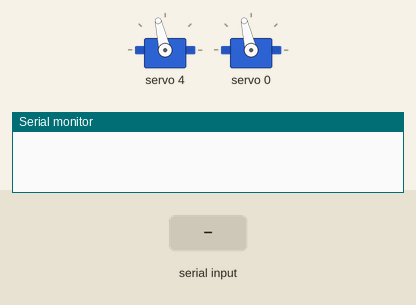
Recording of a sketch running on a simulated Arduino Uno, built with avr-gcc and run on an emulated ATmega328P. On the bench: 2 × servo, the last lines printed to the serial monitor. The inputs (shaded band) are chosen by the test bench.

Above: at 1.2 s.
1.3 s: "200\n" received over Serial
At 3.3 s:
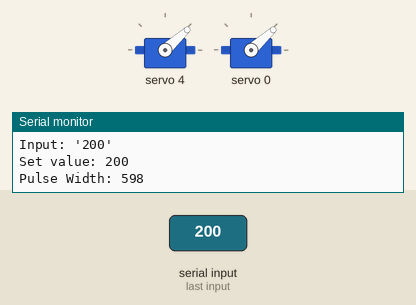
3.8 s: "90,45\n" received over Serial
Timing chart, 0 to 6.8 s (numbered marks = the images above; inputs shaded):
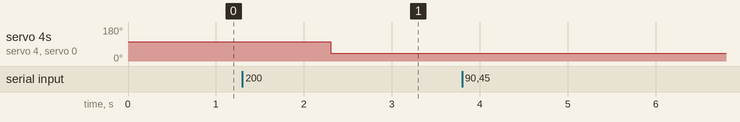

The sketch:

Servo_Mount_Brackets.ino
```cpp
#include <Wire.h>
#include <Adafruit_PWMServoDriver.h>

Adafruit_PWMServoDriver pwm;

// Servo details
const uint16_t SERVO_MAX = 550;  // Maximum servo pulse width (adjust according to your servo)
const uint16_t SERVO_MIN = 110;   // Minimum servo pulse width (adjust according to your servo)

const uint8_t X_SERVO_PIN = 0;
const uint8_t Y_SERVO_PIN = 4;

int targetValueY = 90;

void setup() {
  Serial.begin(9600);
  // Initialize the PCA9685
  pwm.begin();
  pwm.setPWMFreq(50);  // Set the PWM frequency (adjust according to your servo)

  // Set initial position of the servo
  setServoPosition(Y_SERVO_PIN, 90);  // Set to the desired angle (0-180 degrees)
  setServoPosition(X_SERVO_PIN, 90);  // Set to the desired angle (0-180 degrees)
}
void loop() {
  if (Serial.available()) {
    String teststr = Serial.readString();
    teststr.trim();
    if (teststr.length() == 0) {
      Serial.println("Empty Input");
      return;
    }
    Serial.println("Input: '" + teststr + "'");
    uint16_t value = teststr.toInt();
    if (value < SERVO_MIN || value > SERVO_MAX) {
      return;
    }
    pwm.setPWM(Y_SERVO_PIN, 0, value);
    pwm.setPWM(X_SERVO_PIN, 0, value);

    Serial.println("Set value: " + (String)value);
    Serial.println("Pulse Width: " + (String)map(value, 0, 180, SERVO_MIN, SERVO_MAX));
  }
}
void setServoPosition(uint8_t servoChannel, int angle) {
  // Convert the angle to pulse width
  uint16_t pulseWidth = map(angle, 0, 180, SERVO_MIN, SERVO_MAX);

  // Set the pulse width on the servo channel
  pwm.setPWM(servoChannel, 0, pulseWidth);
}
```

Measured:
- after the input at 1.3 s, servo 4, servo 0: 103° → 42° after 1.0 s
